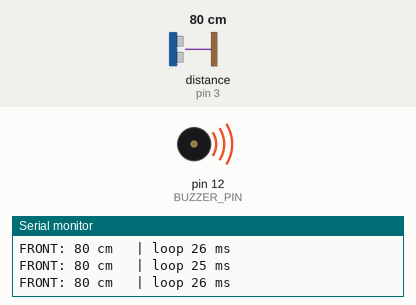
The sketch below on a simulated Arduino Uno, built with avr-gcc and run on an emulated ATmega328P. On the bench: buzzer (waves = sounding), the last lines printed to the serial monitor. Wiring (inferred from the names in the program): ultrasonic range finder: trigger pin 2; echo pin 3. The test bench sets the inputs (shaded band); at power-on: distance to the obstacle (sensor on pin 3) 80 cm. The echo pulse lasts 58.3 µs per cm.

Above: at 1.2 s.
1.3 s: distance to the obstacle (sensor on pin 3) set to 120 cm
At 2.0 s:
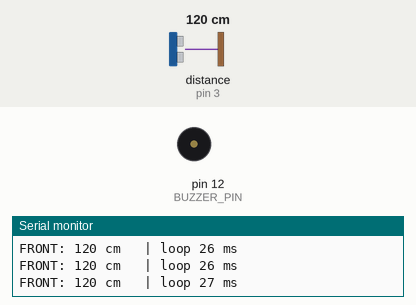
2.9 s: distance to the obstacle (sensor on pin 3) set to 104 cm
5.9 s: distance to the obstacle (sensor on pin 3) set to 98 cm
At 7.4 s:
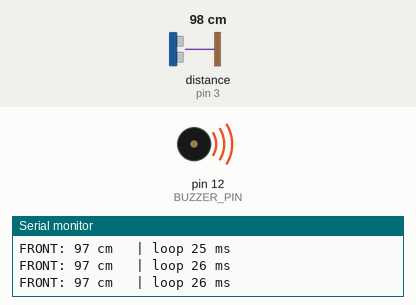
Timing chart, 0 to 8.9 s (numbered marks = the images above; inputs shaded):
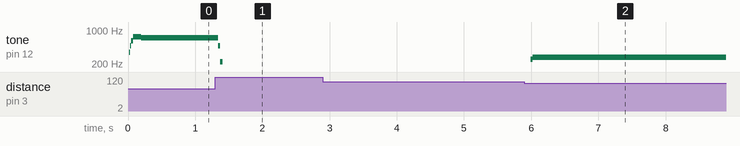

Measured:
- the behaviour switches between 101 and 100 cm on distance to the obstacle (sensor on pin 3) (found by bisection; images 1 and 2)
- after the input at 1.3 s, tone on pin 12 (BUZZER_PIN): 700 Hz → 475 Hz after 0.05 s, → 225 Hz 0.03 s later, → silent 0.03 s later
- after the input at 5.9 s, tone on pin 12 (BUZZER_PIN): silent → 250 Hz after 0.09 s, → 275 Hz 0.03 s later
- by itself, tone on pin 12 (BUZZER_PIN): plays 350 Hz for 0.02 s, 475 Hz for 0.02 s, 600 Hz for 0.03 s, 725 Hz for 0.12 s, 700 Hz for 1.1 s

The sketch:

uno_fallback.ino
```cpp
/*
 * EchoGuard — Ultrasonic Haptic Navigation Headband  (Arduino Uno FALLBACK)
 * ------------------------------------------------------------
 * This is the 5 V Arduino Uno version, kept as a fallback. The ESP32 version in
 * the parent folder (EchoGuard.ino) is the primary build.
 *
 * On the Uno everything is 5 V, so a plain HC-SR04 wires in directly (no voltage
 * divider). Board: Arduino Uno. Serial @ 9600. No external libraries required.
 * ------------------------------------------------------------
 */

// ======================= CONFIG (edit these) =======================
#define NUM_SENSORS   1      // 1 for first tests, 3 for the full headband
#define USE_BUZZER    1      // 1 = audible feedback (best for the very first test)
#define USE_MOTORS    0      // 1 = drive vibration motors via PWM
#define SERIAL_DEBUG  1      // 1 = print distances + loop time to the Serial Monitor

const int MAX_DISTANCE_CM = 100;  // start reacting at/below this distance
const int MIN_DISTANCE_CM = 8;    // at/below this = maximum intensity (clamp)

const int MOTOR_MIN_PWM = 100;    // lowest duty that still makes the motor spin
const int MOTOR_MAX_PWM = 180;    // cap — protects ~3 V motors when driven from 5 V

const int BUZZ_MIN_HZ = 200;
const int BUZZ_MAX_HZ = 2500;

const int FILTER_N = 4;
const unsigned long ECHO_TIMEOUT_US = 25000UL;
const int SETTLE_MS = 10;

// Pin map (Arduino Uno). Motors avoid 3 & 11 (tone() uses Timer2 -> PWM on 3/11).
const int  TRIG_PINS[3]  = {2, 4, 7};
const int  ECHO_PINS[3]  = {3, 6, 8};
const int  MOTOR_PINS[3] = {9, 10, 5};   // PWM (~) pins
const int  BUZZER_PIN    = 12;
const char* ZONE_NAME[3] = {"FRONT", "LEFT", "RIGHT"};

long fbuf[3][FILTER_N];
int  fidx[3];

void setup() {
  for (int i = 0; i < NUM_SENSORS; i++) {
    pinMode(TRIG_PINS[i], OUTPUT);
    pinMode(ECHO_PINS[i], INPUT);
    for (int k = 0; k < FILTER_N; k++) fbuf[i][k] = MAX_DISTANCE_CM;
    fidx[i] = 0;
#if USE_MOTORS
    pinMode(MOTOR_PINS[i], OUTPUT);
    analogWrite(MOTOR_PINS[i], 0);
#endif
  }
#if USE_BUZZER
  pinMode(BUZZER_PIN, OUTPUT);
#endif
#if SERIAL_DEBUG
  Serial.begin(9600);
  Serial.println(F("EchoGuard (Uno) starting..."));
#endif
}

long readDistanceCM(int i) {
  int trig = TRIG_PINS[i], echo = ECHO_PINS[i];
  digitalWrite(trig, LOW);  delayMicroseconds(2);
  digitalWrite(trig, HIGH); delayMicroseconds(10);
  digitalWrite(trig, LOW);
  unsigned long dur = pulseIn(echo, HIGH, ECHO_TIMEOUT_US);
  if (dur == 0) return -1;
  return (long)(dur * 0.0343 / 2.0);
}

long filtered(int i, long raw) {
  long v = (raw < 0) ? MAX_DISTANCE_CM : raw;
  fbuf[i][fidx[i]] = v;
  fidx[i] = (fidx[i] + 1) % FILTER_N;
  long sum = 0;
  for (int k = 0; k < FILTER_N; k++) sum += fbuf[i][k];
  return sum / FILTER_N;
}

int distanceToStrength(long cm) {
  if (cm >= MAX_DISTANCE_CM) return 0;
  if (cm < MIN_DISTANCE_CM) cm = MIN_DISTANCE_CM;
  return map(cm, MIN_DISTANCE_CM, MAX_DISTANCE_CM, MOTOR_MAX_PWM, MOTOR_MIN_PWM);
}

void loop() {
  unsigned long t0 = millis();
  long nearest = MAX_DISTANCE_CM;

  for (int i = 0; i < NUM_SENSORS; i++) {
    long d = filtered(i, readDistanceCM(i));
    if (d < nearest) nearest = d;
#if USE_MOTORS
    analogWrite(MOTOR_PINS[i], distanceToStrength(d));
#endif
#if SERIAL_DEBUG
    Serial.print(ZONE_NAME[i]); Serial.print(F(": "));
    Serial.print(d); Serial.print(F(" cm   "));
#endif
    delay(SETTLE_MS);
  }

#if USE_BUZZER
  if (nearest < MAX_DISTANCE_CM) {
    long c = (nearest < MIN_DISTANCE_CM) ? MIN_DISTANCE_CM : nearest;
    tone(BUZZER_PIN, map(c, MIN_DISTANCE_CM, MAX_DISTANCE_CM, BUZZ_MAX_HZ, BUZZ_MIN_HZ));
  } else {
    noTone(BUZZER_PIN);
  }
#endif

#if SERIAL_DEBUG
  Serial.print(F("| loop "));
  Serial.print(millis() - t0);
  Serial.println(F(" ms"));
#endif
}
```
